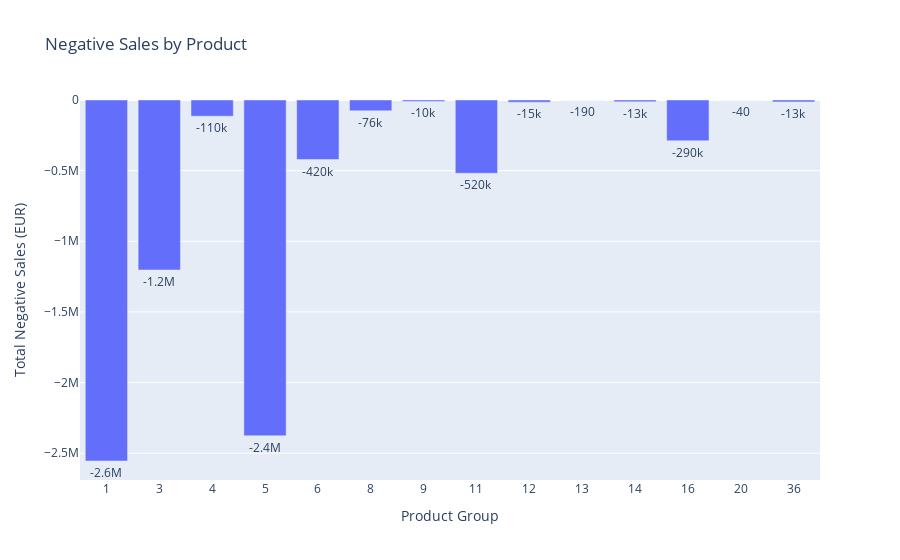

The code cell stored with this chart in its notebook:
### Markdown cell above
> Negative sales by Product:

### Code cell
grouped_negative_sales_products= negative_sales.groupby('Mapped_GCK')['Sales_EUR'].sum().reset_index()

plot_sales_by_product(grouped_negative_sales_products, 'Mapped_GCK', 'Sales_EUR', 'Negative Sales by Product', 'Product Group', 'Total Negative Sales (EUR)')

### Figure 1 — Plotly figure (JSON) as saved in the notebook; plotly's stock layout.template omitted (floating-point values rounded to 4 significant figures)
{"data": [{"alignmentgroup": "True", "hovertemplate": "Product Group=%{x}<br>Total Negative Sales (EUR)=%{text}<extra></extra>", "legendgroup": "", "marker": {"color": "#636efa", "pattern": {"shape": ""}}, "name": "", "offsetgroup": "", "orientation": "v", "showlegend": false, "text": [-2555000.0, -1203233, -114900.0, -2376000.0, -421300.0, -76370.0, -10370.0, -518700.0, -15490.0, -193.1, -13140.0, -288400.0, -39.63, -13390.0], "textposition": "outside", "texttemplate": "%{text:.2s}", "type": "bar", "x": [1, 3, 4, 5, 6, 8, 9, 11, 12, 13, 14, 16, 20, 36], "xaxis": "x", "y": [-2555000.0, -1203233, -114900.0, -2376000.0, -421300.0, -76370.0, -10370.0, -518700.0, -15490.0, -193.1, -13140.0, -288400.0, -39.63, -13390.0], "yaxis": "y"}], "layout": {"barmode": "relative", "legend": {"tracegroupgap": 0}, "title": {"text": "Negative Sales by Product"}, "xaxis": {"anchor": "y", "domain": [0, 1], "tickmode": "linear", "title": {"text": "Product Group"}, "type": "category"}, "yaxis": {"anchor": "x", "domain": [0, 1], "title": {"text": "Total Negative Sales (EUR)"}}}}
